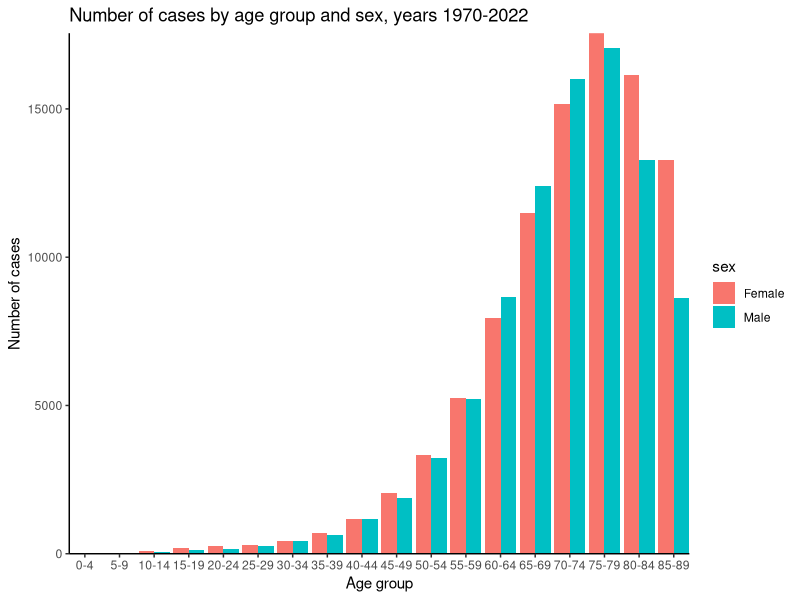
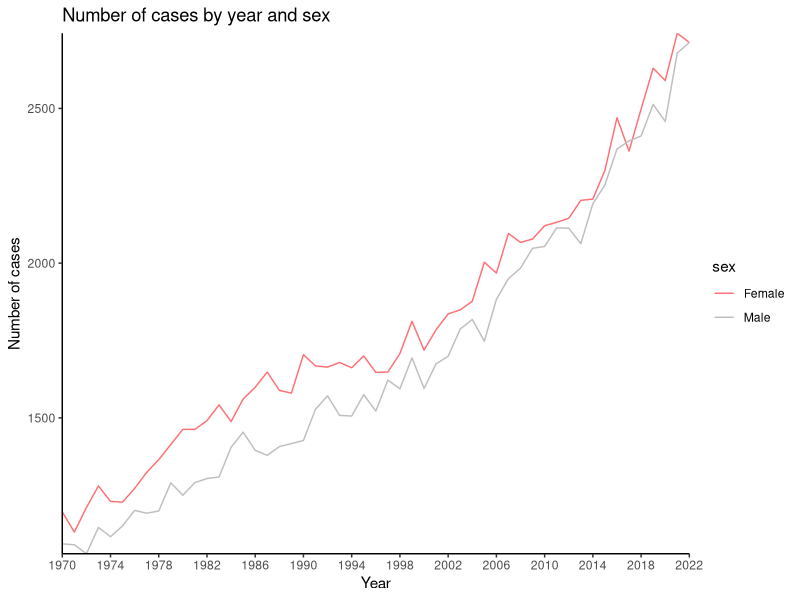
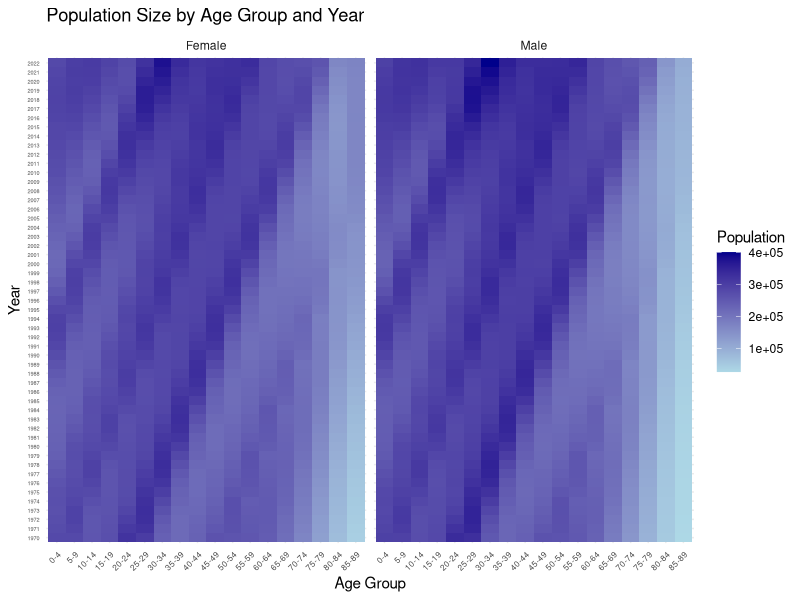
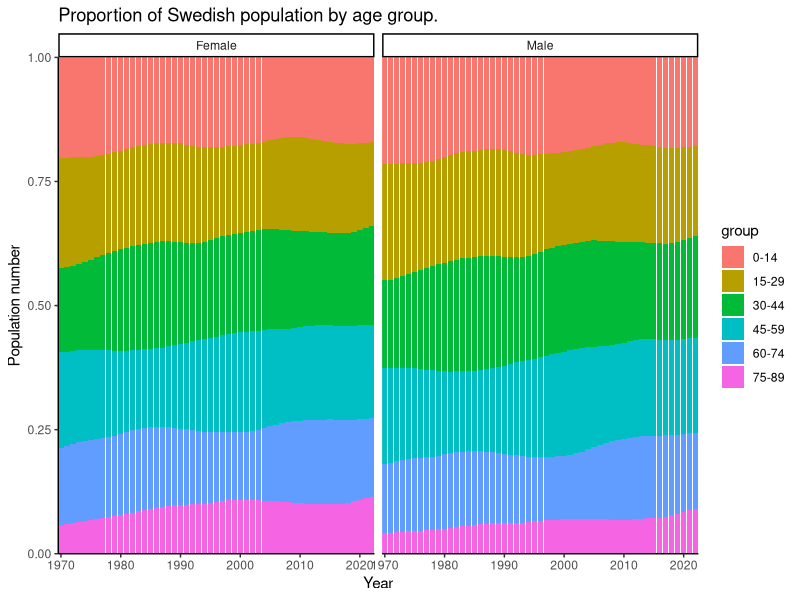
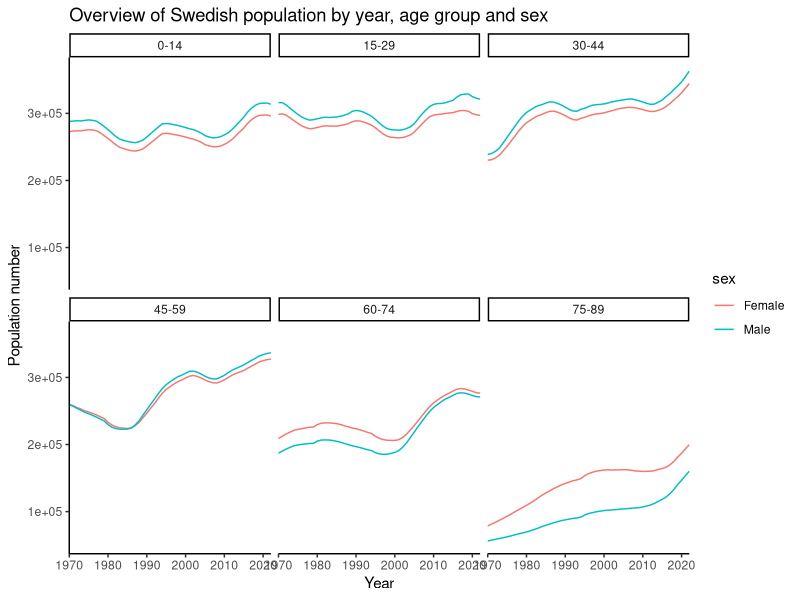
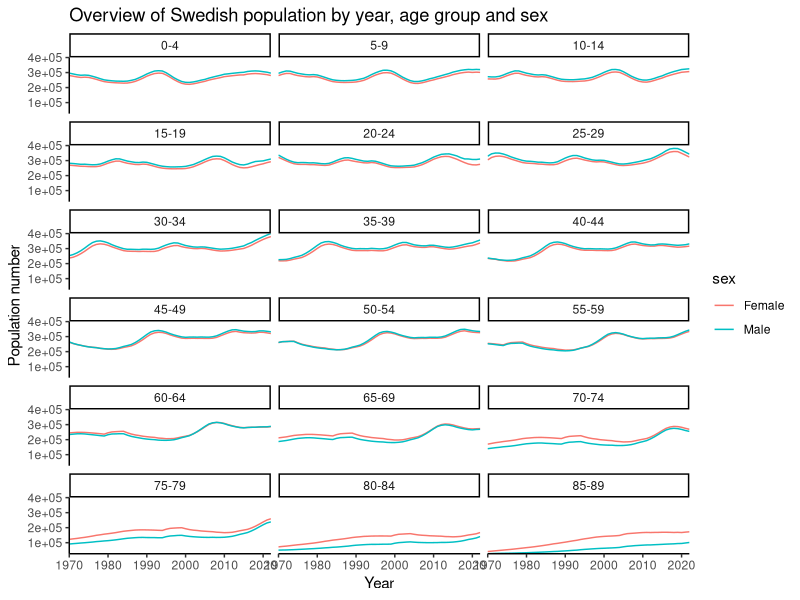
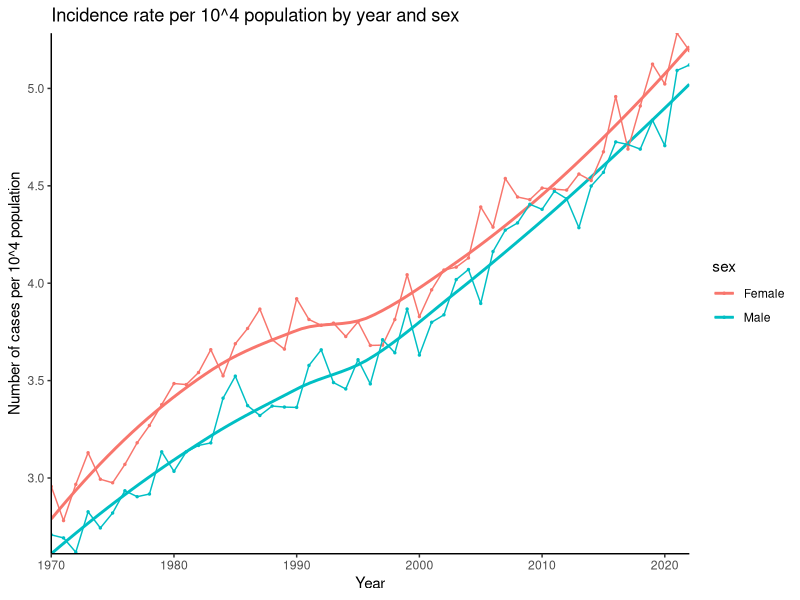
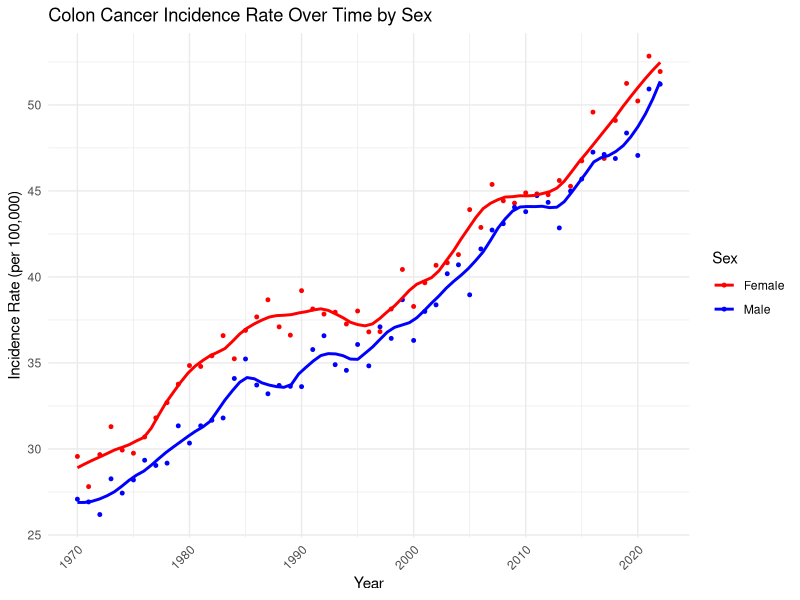

The R script that drew these images, in order:
## ---- chunk 1
knitr::opts_chunk$set(warning = FALSE, message = FALSE) 
## ---- chunk 2
library(readr)
library(tidyverse)
library(ggplot2)
library(splines)
## ---- chunk 3
cases <- readr::read_tsv("cases.tsv")
population <- readr::read_tsv("population.tsv")
## ---- chunk 4
cases %>% summary()
# order agegroups 
factor_groups <- cases %>% pull(agegroup) %>% unique()
cases <- cases %>% mutate(agegroup = factor(agegroup, levels = factor_groups)) 
## ---- chunk 5
cases %>% pull(agegroup) %>% unique()
## ---- chunk 6
cases %>% pull(sex) %>% unique()
## ---- chunk 7
cases %>% 
  group_by(agegroup,sex) %>% 
  summarize(n = sum(n)) %>% 
  ungroup() %>% 
  ggplot(aes(x = agegroup, y = n, fill = sex)) +
  geom_bar(stat = "identity", position=position_dodge()) +
  # scale_fill_manual(values=c("#FF7074", 
  #                            "gray"))+
  theme_classic() + 
  coord_cartesian(expand = FALSE) + 
  # add labels and title
  ggtitle("Number of cases by age group and sex, years 1970-2022") +
  xlab("Age group") + ylab("Number of cases")
 
## ---- chunk 8
cases %>% 
  group_by(year,sex) %>% 
  summarize(n = sum(n)) %>% 
  ungroup() %>% 
  ggplot(aes(x = year, y = n, col = sex)) +
  #geom_point() +
  stat_summary(geom="line")+
  scale_color_manual(values=c("#FF7074", 
                            "gray"))+
  theme_classic() + 
  coord_cartesian(expand = FALSE) + 
  scale_x_continuous(lim = c(1970, 2022), breaks = c(seq(1970, 2022, by = 4)))+
  # add labels and title
  ggtitle("Number of cases by year and sex") +
  xlab("Year") + ylab("Number of cases")
## ---- chunk 9
data_population <- readr::read_tsv("population.tsv")
data_population$agegroup <- factor(data_population$agegroup, levels = c("0-4", "5-9", "10-14", "15-19", 
                                                              "20-24", "25-29", "30-34", "35-39", 
                                                              "40-44", "45-49", "50-54", "55-59", 
                                                              "60-64", "65-69", "70-74", "75-79", 
                                                              "80-84", "85-89"))

# Summarize total cases by year and sex
population_by_year_sex <- data_population %>%
  group_by(year, sex) %>%
  summarize(total_cases = sum(n_pop, na.rm = TRUE), .groups = "drop")

# Heatmap of population size
ggplot(data_population, aes(x = agegroup, y = factor(year), fill = n_pop)) +
  geom_tile() +
  facet_wrap(~sex) +  # Separate plots for males and females
  scale_fill_gradient(low = "lightblue", high = "darkblue", name = "Population") +
  labs(
    title = "Population Size by Age Group and Year",
    x = "Age Group",
    y = "Year"
  ) +
  theme_minimal() +
  theme(
    axis.text.x = element_text(size = 6, angle = 45, hjust = 1),  # Smaller x-axis text
    axis.text.y = element_text(size = 4)                         # Smaller y-axis text
  )
## ---- chunk 10
head(population)
summary(population)
## ---- chunk 11
# Compare age groups
all(unique(cases$agegroup) %in% unique(population$agegroup))

# Compare calendar years
all(unique(cases$year) %in% unique(population$year))
## ---- chunk 12
population <- population %>%  mutate(agegroup = factor(agegroup, levels = factor_groups)) 
## ---- chunk 13
population %>%
  mutate(group = case_when(
    agegroup %in% factor_groups[1:3] ~ "0-14",
    agegroup %in% factor_groups[4:6] ~ "15-29",
    agegroup %in% factor_groups[7:9] ~ "30-44",
    agegroup %in% factor_groups[10:12] ~ "45-59",
    agegroup %in% factor_groups[13:15] ~ "60-74",
    agegroup %in% factor_groups[16:18] ~ "75-89",
    TRUE ~ NA
    )
    ) %>%
  ggplot(aes(x = year, y = n_pop, fill = group)) +
  facet_wrap(~sex, ncol = 2) +
  geom_bar(position="fill", stat="identity") +
  theme_classic() +
  coord_cartesian(expand = FALSE) +
  # add labels and title
  ggtitle("Proportion of Swedish population by age group.") +
  xlab("Year") + ylab("Population number")
## ---- chunk 14
population %>%
  mutate(group = case_when(
    agegroup %in% factor_groups[1:3] ~ "0-14",
    agegroup %in% factor_groups[4:6] ~ "15-29",
    agegroup %in% factor_groups[7:9] ~ "30-44",
    agegroup %in% factor_groups[10:12] ~ "45-59",
    agegroup %in% factor_groups[13:15] ~ "60-74",
    agegroup %in% factor_groups[16:18] ~ "75-89",
    TRUE ~ NA
    )
    ) %>%
  ggplot(aes(x = year, y = n_pop, color = sex)) +
  facet_wrap(~group, ncol = 3) +
  stat_summary(geom="line")+
  theme_classic() +
  coord_cartesian(expand = FALSE) +
  # add labels and title
  ggtitle("Overview of Swedish population by year, age group and sex") +
  xlab("Year") + ylab("Population number")
## ---- chunk 15
population %>%
  ggplot(aes(x = year, y = n_pop, color = sex)) +
  facet_wrap(~agegroup, ncol = 3) +
  stat_summary(geom="line")+
  theme_classic() +
  coord_cartesian(expand = FALSE) +
  # add labels and title
  ggtitle("Overview of Swedish population by year, age group and sex") +
  xlab("Year") + ylab("Population number")
## ---- chunk 16
# merging datasets
cases_pop <- cases %>% left_join(population) 
## ---- chunk 17
# ## check
# cases %>% nrow() == cases_pop %>% nrow() 
# population %>% nrow() == cases_pop %>% nrow() 
cases_pop %>% head()
## ---- chunk 18
# cases by year and sex
cases_ys <- cases %>% 
  group_by(year, sex) %>% 
  summarize(n = sum(n)) %>% 
  ungroup()

# population by year and sex
population_ys <- population %>% 
  group_by(year, sex) %>% 
  summarize(n_pop = sum(n_pop)) %>% 
  ungroup()
## ---- chunk 19
# rate per hundred thousand population, dataset with age
cases_pop <- cases_pop %>% 
  # rate per 10^5 population
  mutate(rate = 10^5 * n/n_pop)

# rate per ten thousand population, dataset without age
# create dataset without age variable
cases_pop_ys <- cases_ys %>% 
  left_join(population_ys) %>% 
    # rate per 10^4 population
  mutate(rate = 10^4 * n/n_pop)
## ---- chunk 20
cases_pop_ys %>% 
  ggplot(aes(x = year, y = rate, color = sex)) +
  # smooth the curve
  geom_smooth(se= FALSE) +
  # non smoothed data
  geom_point(size = 0.5) +
  stat_summary(geom="line") +
  theme_classic() + 
  coord_cartesian(expand = FALSE) + 
  #scale_x_continuous(lim = c(1970, 2022), breaks = c(seq(1970, 2022, by = 4))) +
  # add labels and title
  ggtitle("Incidence rate per 10^4 population by year and sex") +
  xlab("Year") + ylab("Number of cases per 10^4 population")
## ---- chunk 21
# Merge the cases and population data
merged_data <- cases %>%
  inner_join(data_population, by = c("year", "agegroup", "sex"))

# Summarize the total cases and population size by year and sex
summary_data <- merged_data %>%
  group_by(year, sex) %>%
  summarize(
    total_cases = sum(n, na.rm = TRUE),
    total_population = sum(n_pop, na.rm = TRUE),
    .groups = "drop"
  )

## ---- chunk 22
# Calculate incidence rate for detailed data
merged_data <- merged_data %>%
  mutate(incidence_rate = n / n_pop * 100000)  # Rate per 100,000 people

# Calculate incidence rate for summarized data
summary_data <- summary_data %>%
  mutate(incidence_rate = total_cases / total_population * 100000)  # Rate per 100,000 people
## ---- chunk 23
# Plot incidence rate over time with smoother (separately for males and females)
ggplot(summary_data, aes(x = year, y = incidence_rate, color = sex)) +
  geom_point(size = 1) +  # Points for visibility
  geom_smooth(method = "loess", span = 0.2, se = FALSE, linetype = "solid") +  # Smoothing with LOESS
  scale_color_manual(values = c("Male" = "blue", "Female" = "red")) +
  labs(
    title = "Colon Cancer Incidence Rate Over Time by Sex",
    x = "Year",
    y = "Incidence Rate (per 100,000)",
    color = "Sex"
  ) +
  theme_minimal() +
  theme(axis.text.x = element_text(angle = 45, hjust = 1))
## ---- chunk 24
# Plot incidence rates over time by sex and age group with smoothed lines
ggplot(merged_data, aes(x = year, y = incidence_rate, color = agegroup, group = agegroup)) +
  geom_point(size = .8) +  # Points for visibility
  scale_y_log10() +
  geom_smooth(method = "loess", span = 0.2, se = FALSE, linetype = "solid") +  # Smoothing with LOESS
  facet_wrap(~sex) +  # Separate plots for males and females
  scale_color_viridis_d(name = "Age Group") +  # Use viridis color scale for age groups
  labs(
    title = "Colon Cancer Incidence Rate by Sex and Age Group Over Time",
    x = "Year",
    y = "Incidence Rate (per 100,000)",
    color = "Age Group"
  ) +
  theme_minimal() +
  theme(axis.text.x = element_text(angle = 45, hjust = 1)) +
  theme(
    axis.text.x = element_text(angle = 45, hjust = 1),
    legend.key.size = unit(.2, "cm"),  # Reduce size of legend keys (symbols)
    legend.text = element_text(size = 10),  # Reduce size of legend text
    legend.title = element_text(size = 10)  # Adjust size of legend title
  ) 
## ---- chunk 25
cases_pop %>% 
  ggplot(aes(x = year, y = rate, color = sex)) +
  facet_wrap(~ agegroup , ncol = 4, scales = "free_y") +
  # smooth the curve
  geom_smooth(se = FALSE) +
  # non smoothed data
  geom_point(size = 0.2) +
  stat_summary(geom="line", size = 0.05) +
  theme_classic() + 
  coord_cartesian(expand = FALSE) + 
  #scale_x_continuous(lim = c(1970, 2022), breaks = c(seq(1970, 2022, by = 4))) +
  # add labels and title
  ggtitle(paste("Yearly number of cases per 10^5 population by sex and age group")) + 
  xlab("Year") + ylab("Number of cases per 10^5 population") 
  
## ---- chunk 26
poisson_model <- cases_pop_ys %>%  
  glm(formula = n ~ year + sex + offset(log(n_pop)), family = "poisson")
summary(poisson_model)
## ---- chunk 27
toplot <- cases_pop_ys %>% 
  add_column(fitted = poisson_model$fitted.values) %>% 
  mutate(fitted_rate = 10^4* fitted/n_pop)

toplot %>% 
  pivot_longer(cols = c(rate, fitted_rate), names_to = "type") %>% 
  ggplot(aes(x = year, y = value)) +
  geom_point(aes(color = type), size = 0.5) +
  facet_wrap(~sex, ncol = 2) +
  theme_classic() + 
  coord_cartesian(expand = FALSE) + 
  #scale_x_continuous(lim = c(1970, 2022), breaks = c(seq(1970, 2022, by = 4))) +
  # add labels and title
  ggtitle("Incidence rate by year and sex, fitted and observed values") +
  xlab("Year") + ylab("Number of cases per 10^4 population") 
## ---- chunk 28
# Extract model coefficients 
coefficients <- coef(poisson_model) 
intercept <- coefficients["(Intercept)"] 
year_coeff <- coefficients["year"] 
sex_coeff <- coefficients["sexMale"]

# Calculate log incidence rate and incidence rate for 1970 and 2020
incidence_1970_male <- exp(intercept + year_coeff * 1970 + sex_coeff)
incidence_1970_female <- exp(intercept + year_coeff * 1970 )
incidence_2020_male <- exp(intercept + year_coeff * 2020 + sex_coeff) 
incidence_2020_female <- exp(intercept + year_coeff * 2020)

# Print results
incidence_1970_male
## ---- chunk 29
incidence_1970_female
## ---- chunk 30
incidence_2020_male
## ---- chunk 31
incidence_2020_female
## ---- chunk 32
poisson_model_age <- cases_pop %>% 
  mutate(agegroup = factor(agegroup, levels = factor_groups)) %>% 
  glm(formula = n ~ year*sex + year*agegroup + agegroup * sex + offset(log(n_pop)), family = "poisson")

# View the summary of the model
summary(poisson_model_age)
## ---- chunk 33
# Extract model coefficients
coefficients <- coef(poisson_model_age)

# males
rate_1970_male <- exp( 
  #intercept 
  coefficients["(Intercept)"] +
  #year
  coefficients["year"] * 1970 +
  #male
  coefficients["sexMale"] * 1 +
  #age 70-74
  coefficients["agegroup70-74"] * 1 +
  # year*sex
  coefficients["year:sexMale"] * 1970 * 1 +
  # year*age 70-74 
  coefficients["year:agegroup70-74"] * 1970 * 1 + 
  # sex*age 70-74 
  coefficients["sexMale:agegroup70-74"] * 1 * 1)

rate_1970_female <- exp( 
  #intercept 
  coefficients["(Intercept)"] +
  #year
  coefficients["year"] * 1970 +
  #female
  coefficients["sexMale"] * 0 +
  #age 70-74
  coefficients["agegroup70-74"] * 1 +
  # year*sex
  coefficients["year:sexMale"] * 1970 * 0 +
  # year*age 70-74 
  coefficients["year:agegroup70-74"] * 1970 * 1 + 
  # sex*age 70-74 
  coefficients["sexMale:agegroup70-74"] * 0 * 1)

rate_2020_male <- exp( 
  #intercept 
  coefficients["(Intercept)"] + 
  #year
  coefficients["year"] * 2020 +
  #male
  coefficients["sexMale"] * 1 +
  #age 70-74
  coefficients["agegroup70-74"] * 1 +
  # year*sex
  coefficients["year:sexMale"] * 2020 * 1 +
  # year*age 70-74 
  coefficients["year:agegroup70-74"] * 2020 * 1 + 
  # sex*age 70-74 
  coefficients["sexMale:agegroup70-74"] * 1 * 1)

rate_2020_female <- exp(
  #intercept
  coefficients["(Intercept)"] + 
  #year
  coefficients["year"] * 2020 +
  #female
  coefficients["sexMale"] * 0 +
  #age 70-74
  coefficients["agegroup70-74"] * 1 +
  # year*sex
  coefficients["year:sexMale"] * 2020 * 0 +
  # year*age 70-74 
  coefficients["year:agegroup70-74"] * 2020 * 1 + 
  # sex*age 70-74 
  coefficients["sexMale:agegroup70-74"] * 0 * 1)
## ---- chunk 34
rate_1970_male
## ---- chunk 35
rate_1970_female
## ---- chunk 36
rate_2020_male
## ---- chunk 37
rate_2020_female
## ---- chunk 38
toplot <- cases_pop %>% 
  add_column(fitted = poisson_model_age$fitted.values) %>% 
  mutate(fitted_rate = 10^5* fitted/n_pop)
  
toplot %>% 
  pivot_longer(cols = c(rate, fitted_rate), names_to = "type") %>% 
  filter(agegroup %in% c("50-54", "70-74" , "85-89")) %>% 
  ggplot(aes(x = year, y = value, color = agegroup)) +
  geom_point(aes(shape = type), size = 0.5) +
  facet_wrap(~sex, ncol = 2) +
  theme_classic() + 
  coord_cartesian(expand = FALSE) + 
  #scale_x_continuous(lim = c(1970, 2022), breaks = c(seq(1970, 2022, by = 4))) +
  # add labels and title
  ggtitle("Incidence rate by year, age group and sex, fitted and observed values") +
  xlab("Year") + ylab("Number of cases per 10^5 population") 
## ---- chunk 39
# Merge cases and population data frames
merged_data <- merge(cases, population, by = c("agegroup", "sex", "year"))
print(head(merged_data,n=5))

merged_data <- merged_data %>%
  mutate(
    incidence_rate = (n / n_pop) * 100000,
    age_midpoint = as.numeric(sub("-.*", "", agegroup)) + 2,
    sex = factor(sex)
      )

# Print column names to verify
print(colnames(merged_data))

# Plotting the relationship between mid age and incidence rate
ggplot(merged_data, aes(x = age_midpoint, y = incidence_rate)) +
  geom_point(alpha = 0.5, size = .1, position = position_jitter(w = 1,4, h = 0)) +
  geom_smooth(method = "loess", se = FALSE) +
  facet_wrap(~ sex) +
  labs(title = "Incidence Rate by Age, with dots corresponding to different calendar years",
       x = "Mid Age of Age Group",
       y = "Incidence Rate (Cases / Total Population)") +
  theme_minimal()

# Fitting a generalized linear model using splines
splines_model <- glm(
  formula = n ~ bs(year, df = 4)*bs(age_midpoint, df = 4)  * sex + offset(log(n_pop)),
  data = merged_data,
  family = poisson()
)

summary(splines_model)

# Assuming you have your merged data as 'merged_data' and fitted model as 'model'
# Create a new data frame for predictions
age_groups <- c(52, 72, 87)
sex_groups <- c("Female", "Male")
years <- unique(merged_data$year)  # Get all unique years from your data

# Create an empty data frame to store predictions
prediction_data <- expand.grid(
  year = years,
  age_midpoint = age_groups,
  sex = sex_groups
)

# Add population to avoid warnings (use dummy values as predictions will standardize population)
prediction_data$n_pop <- 1


# Use the predict() function to generate predicted values
prediction_data$predicted_incidence <- predict(splines_model, newdata = prediction_data, type = "response")

# Plotting the incidence rates over time for each sex at ages 52, 72, and 87
library(ggplot2)

ggplot(prediction_data, aes(x = year, y = predicted_incidence, color = sex, linetype = as.factor(age_midpoint))) +
  geom_line(size = 1.2) + 
  labs(title = "Predicted Incidence Rates Across Calendar Time",
       x = "Calendar Year",
       y = "Predicted Incidence Rate") +
  scale_color_manual(values = c("blue", "red")) + 
  scale_linetype_manual(values = c("solid", "dashed", "dotted")) +
  theme_minimal() +
  theme(legend.title = element_blank()) +
  theme(legend.position = "bottom")

# Compare with observed values
observed_data <- merged_data %>%
  filter(age_midpoint %in% c(52, 72, 87)) %>%
  group_by(year, age_midpoint, sex) %>%
  summarize(observed_rate = sum(n) / sum(n_pop))


# Combine predicted and observed data
comparison_data <- left_join(prediction_data, observed_data, by = c("year", "age_midpoint", "sex"))


ggplot(comparison_data, aes(x = year)) +
  geom_line(aes(y = predicted_incidence, color = "Predicted"), size = 1) +
  geom_line(aes(y = observed_rate, color = "Observed"), size = 1, linetype = "dashed") +
  facet_wrap(~ age_midpoint + sex, scales = "free_y") +
  labs(
    title = "Comparison of Predicted and Observed Incidence Rates",
    x = "Calendar Year",
    y = "Incidence Rate",
    color = "Legend"
  ) +
  scale_color_manual(values = c("Predicted" = "blue", "Observed" = "red")) +
  theme(axis.text.x =  element_text(angle=45, hjust=1))
## ---- chunk 40
# reference values for male and female population
standard_pop <- population %>%
  filter(year == 2022) %>%  
  rename(ref_pop = n_pop) %>% 
  select(-year)

# reference value for total male population 
tot_male <- standard_pop %>% 
  filter(sex == "Male") %>% 
  pull(ref_pop) %>% sum()

# reference value for total female population 
tot_female <- standard_pop %>% 
  filter(sex == "Female") %>% 
  pull(ref_pop) %>% sum()
## ---- chunk 41

age_standardised_rates <- cases_pop %>% 
  select(-rate) %>% 
  left_join(standard_pop) %>% 
  # add number of cases obtained if population number was ref_pop
  mutate(cases_ref_pop = ref_pop * n/n_pop) %>% 
  # for each year, compute total (sum over agegroups) and divide by total reference population
  # keep male and female categories 
  group_by(year, sex) %>% 
  # sum over agegroups 
  summarize(sum_ages = sum(cases_ref_pop, na.rm = TRUE)) %>% 
  mutate(standardised_rate = case_when(sex == "Female" ~ sum_ages/tot_female,
                                       sex == "Male" ~ sum_ages/tot_male,
                                       TRUE ~ NA)
         ) %>% 
  select(-sum_ages) %>% 
  # rescale
  mutate(standardised_rate = 10^4 * standardised_rate)
## ---- chunk 42
age_standardised_rates %>% 
   ggplot(aes(x = year, y = standardised_rate, color = sex)) +
  # smooth the curve
  geom_smooth() +
  # non smoothed data
  geom_point(size = 0.5) +
  stat_summary(geom="line") +
  theme_classic() + 
  coord_cartesian(expand = FALSE) + 
  scale_x_continuous(lim = c(1970, 2022), breaks = c(seq(1970, 2022, by = 4))) +
  # add labels and title
  ggtitle("Standardised incidence rate: cases per 10^4 population by year and sex") +
  xlab("Year") + ylab("Number of cases per 10^4 population - standardised")
## ---- chunk 43
cases_pop_ys %>% 
  filter(sex == "Female") %>% 
  left_join(age_standardised_rates) %>% 
  select(year, sex, rate, standardised_rate) %>% 
  pivot_longer(cols = c(rate, standardised_rate), names_to = "type") %>% 
  ggplot(aes(x = year, y = value, color = type))+
  # smooth the curve
  geom_smooth() +
  # non smoothed data
  geom_point(size = 0.5) +
  stat_summary(geom="line") +
  theme_classic() + 
  coord_cartesian(expand = FALSE) + 
  scale_x_continuous(lim = c(1970, 2022), breaks = c(seq(1970, 2022, by = 4))) +
  # add labels and title
  ggtitle("Standardised vs non standarsised incidence rate - female population") +
  xlab("Year") + ylab("Number of cases per 10^4 population")
## ---- chunk 44
cases_pop_ys %>% 
  filter(sex == "Male") %>% 
  left_join(age_standardised_rates) %>% 
  select(year, sex, rate, standardised_rate) %>% 
  pivot_longer(cols = c(rate, standardised_rate), names_to = "type") %>% 
  ggplot(aes(x = year, y = value, color = type))+
  # smooth the curve
  geom_smooth() +
  # non smoothed data
  geom_point(size = 0.5) +
  stat_summary(geom="line") +
  theme_classic() + 
  coord_cartesian(expand = FALSE) + 
  scale_x_continuous(lim = c(1970, 2022), breaks = c(seq(1970, 2022, by = 4))) +
  # add labels and title
  ggtitle("Standardised vs non standarsised incidence rate - male population") +
  xlab("Year") + ylab("Number of cases per 10^4 population")
## ---- chunk 45

cases_pop_fit <- cases_pop %>% 
  select(-rate, -n) %>% 
  # replace number of cases with fitted number of cases, which should already be in the right order
  add_column(n_fit = poisson_model_age$fitted.values)

# repeat question 11
age_standardised_rates_fit <- cases_pop_fit %>% 
  left_join(standard_pop) %>% 
  # add number of cases obtained if population number was ref_pop
  mutate(cases_ref_pop = ref_pop * n_fit/n_pop) %>% 
  # for each year, compute total (sum over agegroups) and divide by total reference population
  # keep male and female categories 
  group_by(year, sex) %>% 
  # sum over agegroups 
  summarize(sum_ages = sum(cases_ref_pop, na.rm = TRUE)) %>% 
  ungroup() %>% 
  mutate(standardised_rate_fit = case_when(sex == "Female" ~ sum_ages/tot_female,
                                       sex == "Male" ~ sum_ages/tot_male,
                                       TRUE ~ NA)
         ) %>% 
  select(-sum_ages) %>% 
  # rescale
  mutate(standardised_rate_fit = 10^4 * standardised_rate_fit)
## ---- chunk 46
cases_pop_ys %>% 
  filter(sex == "Female") %>% 
  left_join(age_standardised_rates) %>% 
  left_join(age_standardised_rates_fit) %>% 
  select(year, sex, rate, standardised_rate, standardised_rate_fit) %>% 
  pivot_longer(cols = c(rate, standardised_rate, standardised_rate_fit), names_to = "type") %>% 
  #filter(type == "standardised_rate_fit") %>% 
  ggplot(aes(x = year, y = value, color = type))+
  # smooth the curve
  geom_smooth() +
  # non smoothed data
  geom_point(size = 0.5) +
  stat_summary(geom="line") +
  theme_classic() + 
  coord_cartesian(expand = FALSE) + 
  scale_x_continuous(lim = c(1970, 2022), breaks = c(seq(1970, 2022, by = 4))) +
  # add labels and title
  ggtitle("Standardised vs non standarsised incidence rate - female population") +
  xlab("Year") + ylab("Number of cases per 10^4 population")
## ---- chunk 47
cases_pop_ys %>% 
  filter(sex == "Male") %>% 
  left_join(age_standardised_rates) %>% 
  left_join(age_standardised_rates_fit) %>% 
  select(year, sex, rate, standardised_rate, standardised_rate_fit) %>% 
  pivot_longer(cols = c(rate, standardised_rate, standardised_rate_fit), names_to = "type") %>% 
  ggplot(aes(x = year, y = value, color = type))+
  # smooth the curve
  geom_smooth() +
  # non smoothed data
  geom_point(size = 0.5) +
  stat_summary(geom="line") +
  theme_classic() + 
  coord_cartesian(expand = FALSE) + 
  scale_x_continuous(lim = c(1970, 2022), breaks = c(seq(1970, 2022, by = 4))) +
  # add labels and title
  ggtitle("Standardised vs non standarsised incidence rate - male population") +
  xlab("Year") + ylab("Number of cases per 10^4 population")
